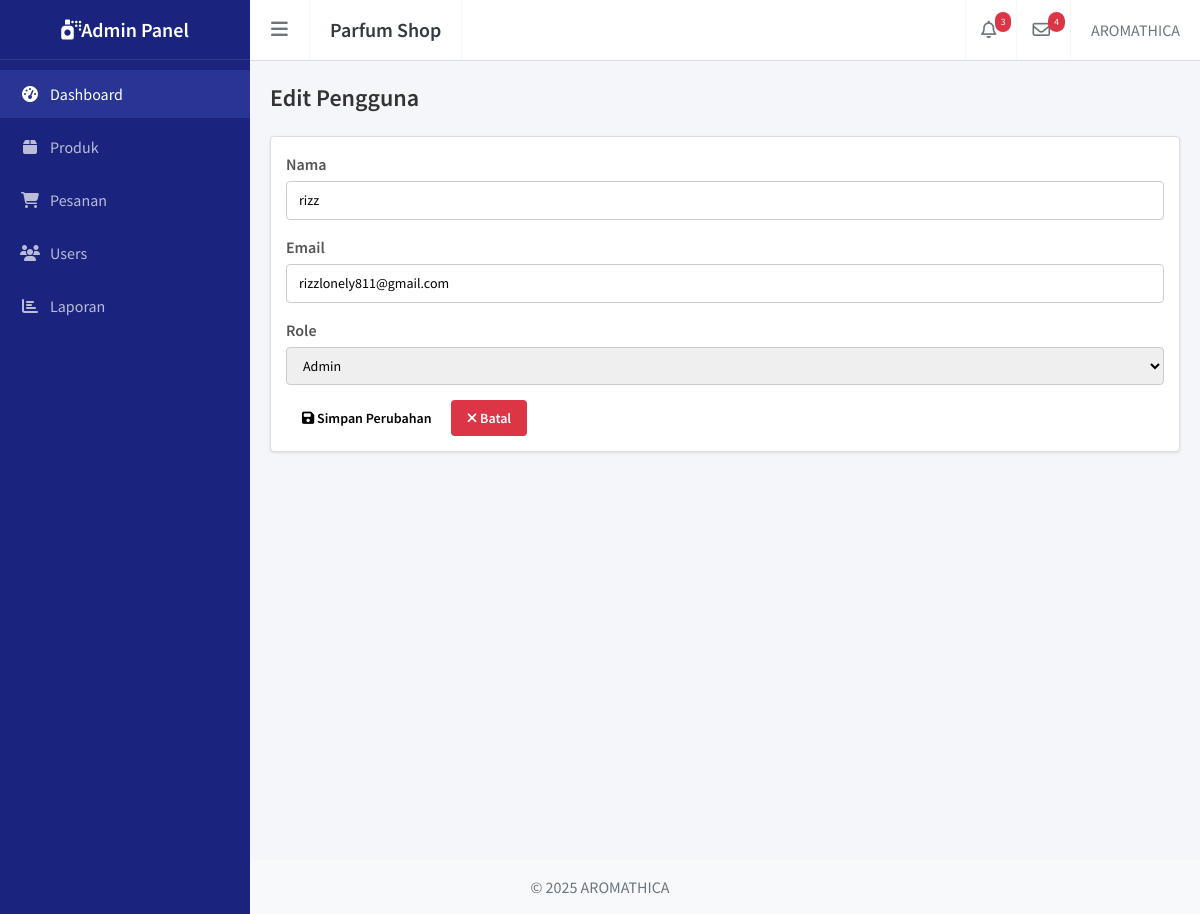
The page /admin/master_users_edit.php?id=1 on the database its author committed.
### tables this page shows
CREATE TABLE `users` (
  `id` int(11) NOT NULL,
  `nama` varchar(100) NOT NULL,
  `email` varchar(100) NOT NULL,
  `password` varchar(255) NOT NULL,
  `role` enum('admin','kasir','user') NOT NULL DEFAULT 'user',
  `created_at` timestamp NOT NULL DEFAULT CURRENT_TIMESTAMP
);

### admin/master_users_edit.php (the view, shortened to what this page needs)
<?php
require_once '../config/database.php';
$id = $_GET['id'];
$query  = "SELECT * FROM users WHERE id = ?";
$stmt   = mysqli_prepare($conn, $query);
mysqli_stmt_bind_param($stmt, 'i', $id);
mysqli_stmt_execute($stmt);
$result = mysqli_stmt_get_result($stmt);
$user = mysqli_fetch_assoc($result);
include '../templates/header.php';
include '../templates/navbar.php';
include '../templates/sidebar.php';
?>
<div class="main-content">
    <section class="content-header">
        <h1>Edit Pengguna</h1>
    </section>
    <section class="content">
        <div class="box">
            <div class="box-body">
                <form method="POST">
                    <div class="form-group">
                        <label>Nama</label>
                        <input type="text" name="nama" class="form-control" value="<?= $user['nama']; ?>" required>
                    </div>
                    <div class="form-group">
                        <label>Email</label>
                        <input type="email" name="email" class="form-control" value="<?= $user['email']; ?>" required>
                    </div>
                    <div class="form-group">
                        <label>Role</label>
                        <select name="role" class="form-control">
                            <option value="admin" <?= $user['role'] == 'admin' ? 'selected' : '' ?>>Admin</option>
                        </select>
                    </div>
                    <button type="submit" class="btn btn-success">
                        <i class="fa fa-save"></i> Simpan Perubahan
                    </button>
                    <a href="master_users.php" class="btn btn-danger">
                        <i class="fa fa-times"></i> Batal
                    </a>
                </form>
            </div>
        </div>
    </section>
</div>
<?php include '../templates/footer.php'; ?>

### assets/css/pembayaran.css (style rules this page uses)
.form-group { margin-bottom: 15px; }

### assets/css/master_produk.css (style rules this page uses)
.main-content { padding: 20px; background-color: #f4f6f9; }
.content-header h1 { font-size: 24px; margin-bottom: 20px; color: #333; }
.box { background: #fff; border: 1px solid #ddd; border-radius: 4px; margin-bottom: 20px; box-shadow: 0 1px 3px rgba(0, 0, 0, 0.1); }
.box-body { padding: 15px; }
.btn { display: inline-block; padding: 6px 12px; font-size: 14px; line-height: 1.42857143; text-align: center; white-space: nowrap; vertical-align: middle; cursor: pointer; border: 1px solid transparent; border-radius: 4px; text-decoration: none; transition: background-color 0.3s ease; }
.btn-danger { color: #fff; background-color: #dc3545; border-color: #dc3545; }
.main-content { padding: 20px; background-color: #f4f6f9; min-height: 100vh; }
.content-header h1 { font-size: 24px; margin-bottom: 20px; color: #333; font-weight: 600; }
.box { background-color: #fff; border: 1px solid #ddd; border-radius: 4px; box-shadow: 0 1px 3px rgba(0, 0, 0, 0.1); margin-bottom: 20px; }
.form-group { margin-bottom: 15px; }
.form-group label { display: block; margin-bottom: 5px; font-weight: 600; color: #555; }
.form-control { width: 100%; padding: 8px 12px; border: 1px solid #ccc; border-radius: 4px; box-sizing: border-box; font-size: 14px; }
.btn { display: inline-block; padding: 8px 16px; font-size: 14px; font-weight: 600; text-align: center; cursor: pointer; border: none; border-radius: 4px; text-decoration: none; transition: background-color 0.3s ease; }

### assets/css/main.css (style rules this page uses)
:root { --navy-dark: #1a237e; --navy-light: #283593; --sidebar-width: 250px; --sidebar-mini-width: 65px; }
* { margin: 0; padding: 0; box-sizing: border-box; }
body { font-family: "Source Sans Pro", sans-serif; background: #f4f6f9; min-height: 100vh; }
.main-content { margin-left: var(--sidebar-width); padding: 20px; margin-top: 60px; transition: margin-left 0.3s ease-in-out; }

### rows shown on the page
users: nama "rizz", email "rizzlonely811@gmail.com", role "Admin"
